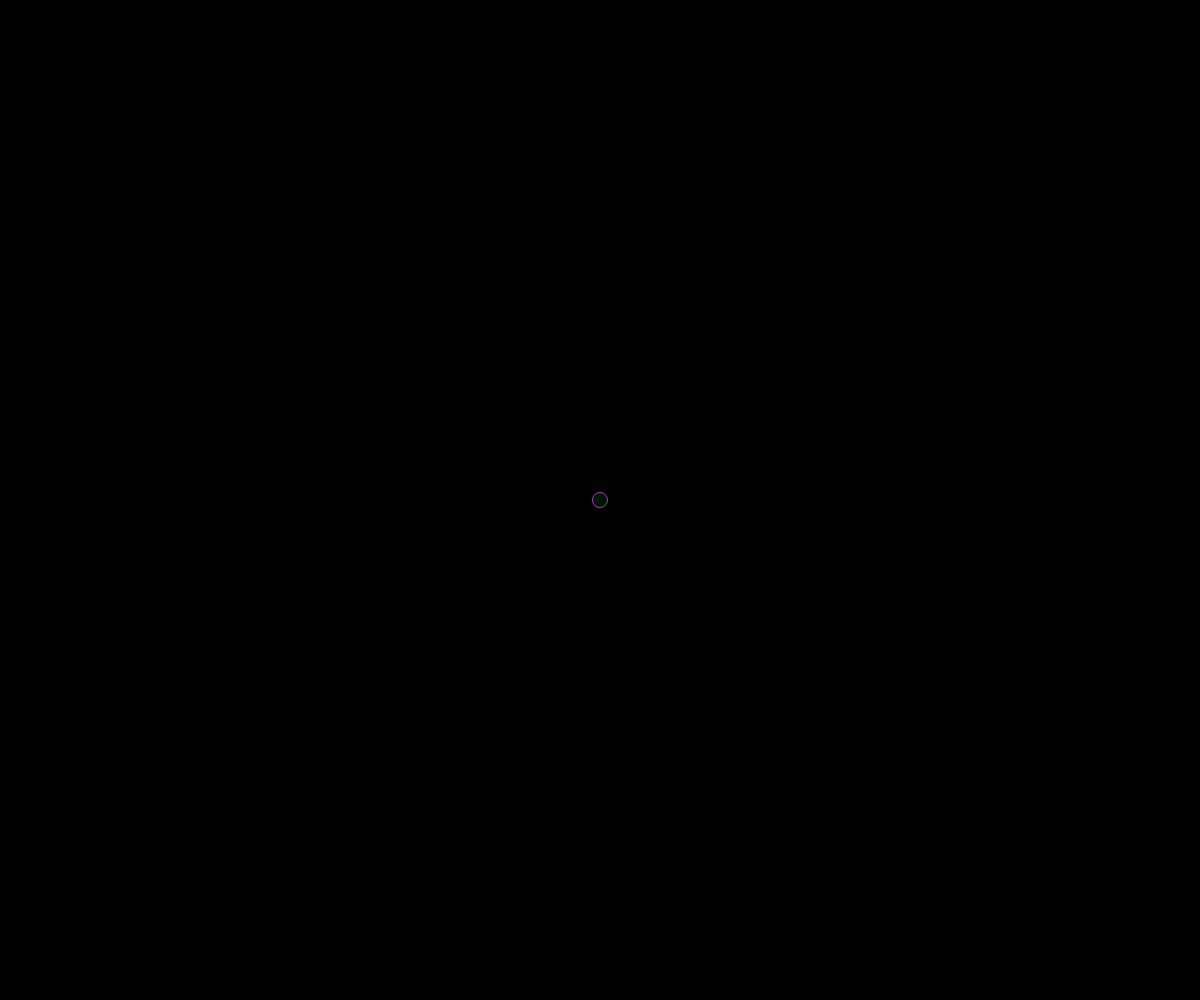
Frame 1 (no input)
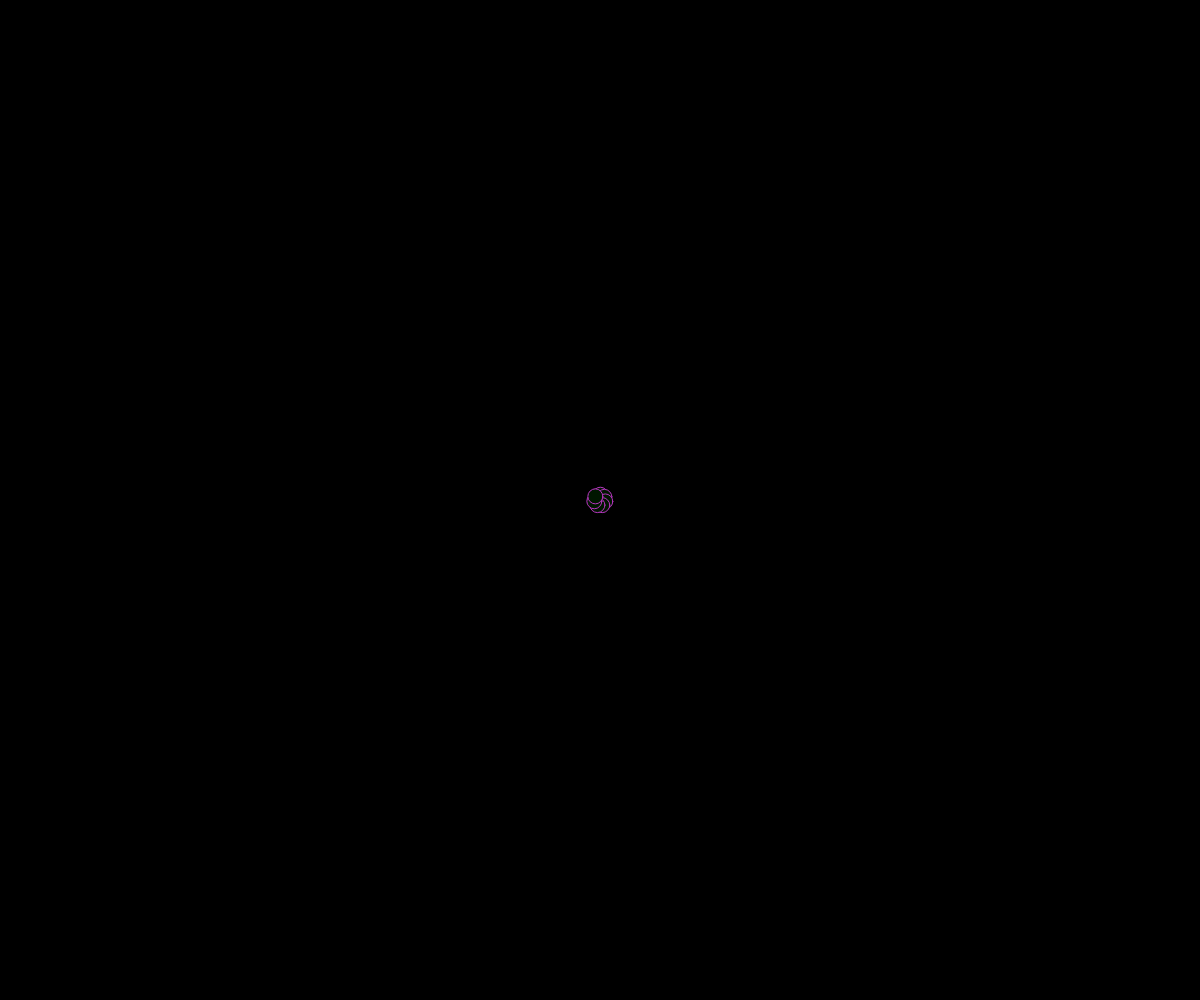
Frame 60 (no input)
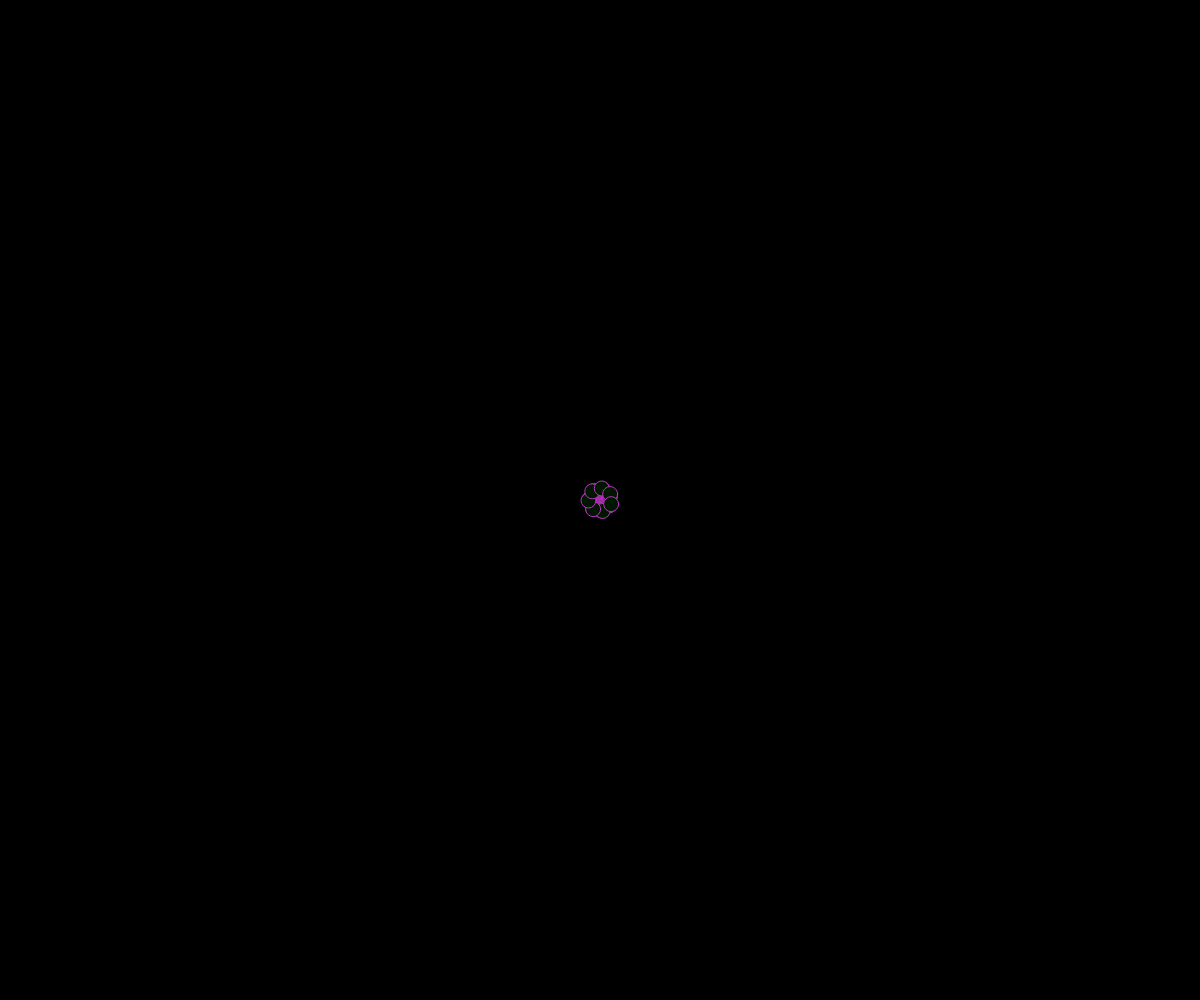
Frame 120 (the mouse pressed at the canvas centre since frame 60)

The p5.js sketch that drew these frames (run headless with seeded random() and noise() and a simulated clock; from frame 60 on, the mouse is pressed at the canvas centre):

// p5.js sketch
// ── sketch.js
let r=0;
t = 360
function setup() {
  createCanvas(window.innerWidth, window.innerHeight);
  stroke(random(255),random(255),random(255))
  background(0)
}

function draw() {
  translate(width / 2, height / 2);

  let x = r * cos(t);
  let y = r * sin(t);
	fill(255)
  ellipseMode(CENTER);
	fill(0,22,0)
  
  //stroke(random(255),random(255),random(255))
	ellipse(x, y, 15, 15);

  r += 0.1;
  t +=70
}
